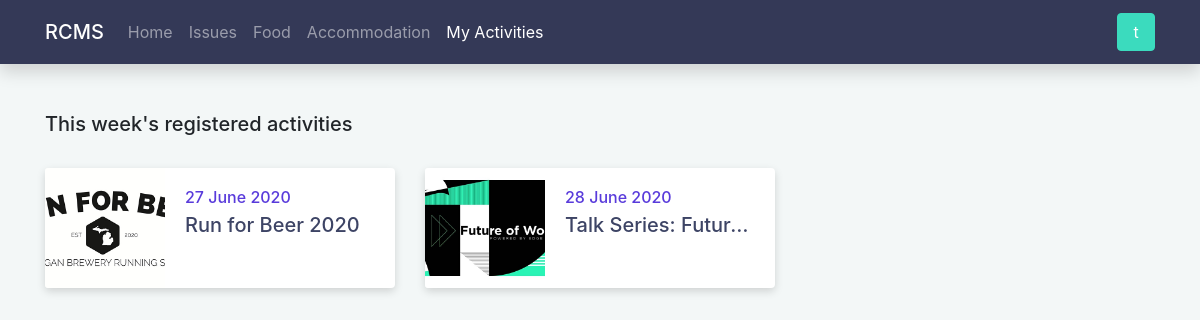
Screenshot of /my-activities (signed in) with the database file from the repository.
### tables this page shows
CREATE TABLE user_activity
(
    user_id     INTEGER UNSIGNED NOT NULL,
    activity_id INTEGER UNSIGNED NOT NULL,
    PRIMARY KEY (user_id, activity_id),
    FOREIGN KEY (user_id) REFERENCES student (id) ON DELETE CASCADE ON UPDATE CASCADE,
    FOREIGN KEY (activity_id) REFERENCES activity (id) ON DELETE CASCADE ON UPDATE CASCADE
);

CREATE TABLE activity
(
    id            INTEGER UNSIGNED AUTO_INCREMENT PRIMARY KEY,
    name          VARCHAR(200)  NOT NULL,
    img           VARCHAR(2083) NOT NULL,
    venue         VARCHAR(200)  NOT NULL,
    description   VARCHAR(5000) NOT NULL,
    activity_date DATETIME      NOT NULL
);

### src/models/Database.php (called while the page is built, shortened)
<?php
class Database
{
    private ?PDO $connection;
    private string $dbname;
    private string $username;
    private string $password;
    private string $host;
    private string $port;
    private string $charset;
    public function __construct(string $dbname, string $username, string $password, string $host = 'localhost', string $port = '3306', string $charset = 'utf8mb4')
    {
        $this->dbname = $dbname;
        $this->username = $username;
        $this->password = $password;
        $this->host = $host;
        $this->port = $port;
        $this->charset = $charset;
    }
    public function getConnection(): PDO
    {
        if (!isset($this->connection)) {
            $dsn = "mysql:dbname=$this->dbname;host=$this->host;port=$this->port;charset=$this->charset";
            $options = [
                PDO::ATTR_DEFAULT_FETCH_MODE => PDO::FETCH_ASSOC,
                PDO::ATTR_ERRMODE => PDO::ERRMODE_EXCEPTION,
                PDO::ATTR_EMULATE_PREPARES => false,
                PDO::MYSQL_ATTR_FOUND_ROWS => true,
            ];
            try {
                $this->connection = new PDO($dsn, $this->username, $this->password, $options);
            } catch (PDOException $e) {
                throw $e;
            }
        }
        return $this->connection;
    }
}

### src/models/UserActivityModel.php (called while the page is built, shortened)
<?php
class UserActivityModel
{
    private PDO $connection;
    public function __construct(PDO $connection)
    {
        $this->connection = $connection;
    }
    public function getUserAllActivity(string $id): array
    {
        try {
            $stmt = $this->connection->prepare('SELECT activity_id, img, name, activity_date FROM user_activity INNER JOIN activity ON user_activity.activity_id = activity.id WHERE user_activity.user_id = ? ORDER BY activity_date');
            $stmt->execute([$id]);
            $data = $stmt->fetchAll();
            return $data;
        } catch (PDOException $exception) {
            error_log('UserActivityModel: getUserAllActivity: ' . $exception->getMessage() . 'id: ' . $id);
            throw $exception;
        }
    }
}

### src/modules/activity/my-activities.php (the view, shortened to what this page needs)
<?php
include '../src/templates/header.php';
include '../src/templates/navbar.php';
include '../src/models/UserActivityModel.php';
if (isset($_SESSION['user_id'])) {
    $db = new Database(DATABASE_NAME, DATABASE_USERNAME, DATABASE_PASSWORD);
    $server_err = false;
    $no_activities_registered = false;
    try {
        $user_activity_model = new UserActivityModel($db->getConnection());
        $all_activities = $user_activity_model->getUserAllActivity($_SESSION['user_id']);
    } catch (PDOException $exception) {
        $server_err = true;
    }
    if (!empty($all_activities)) {
        $this_week = [];
        $next_monday = date('Y-m-d', strtotime('next Monday'));
        foreach ($all_activities as $key => $value) {
            if ($value['activity_date'] < $next_monday) {
                $this_week[$key] = $value;
            }
        }
    } else {
        $no_activities_registered = true;
    }
}
?>
<main class="container">
    <?php if (isset($_SESSION['user_id'])) : ?>
        <?php if (!$server_err) : ?>
            <?php if (!$no_activities_registered): ?>
                <h5 class="mt-4">This week's registered activities</h5>
                <?php if (!empty($this_week)): ?>
                    <div class="row">
                        <?php foreach ($this_week as $activity) : ?>
                            <div class="col-lg-4">
                                <div class="card raised-card flex-row mt-4">
                                    <img class="card-img-left" src="<?= $activity['img'] ?>">
                                    <div class="card-body details-sm">
                                        <h6 class="card-title text-truncate text-primary-purple "><?= date("d F Y ", strtotime($activity['activity_date'])) ?></h6>
                                        <h5 class="card-subtitle text-truncate text-primary"><?= $activity['name'] ?></h5>
                                    </div>
                                </div>
                            </div>
                        <?php endforeach; ?>
                    </div>
                <?php else: ?>
                    <div>
                        <p class="my-5">You don't have upcoming activities for this week.</p>
                    </div>
                <?php endif; ?>
            <?php endif; ?>
        <?php else: include '../src/templates/server_err.php'; endif; ?>
    <?php else : include '../src/templates/acc_req.php'; endif; ?>
</main>
<?php include '../src/templates/footer.php' ?>

### public/assets/css/custom.css (style rules this page uses)
:root { --background: #F3F7F7; --primary: #593BDB; --primary-dark: #5035C5; --secondary: #3BDBBE; --secondary-dark: #35C5AB; --danger: #FA5C7C; --danger-dark: #E15370; --navbar: #343957; --text-primary: #3D4465; --text-secondary: #6E707E; }
body { background-color: var(--background); }
main { padding-top: 5.5rem; padding-bottom: 3rem; position: relative; }
.card-img-left { object-fit: cover; height: 120px; width: 120px; border-top-left-radius: calc(0.25rem - 1px); border-bottom-left-radius: calc(0.25rem - 1px); }
.card { border: 0; transition: 0.3s; box-shadow: 0 0.2rem 0.5rem rgba(0, 0, 0, 0.15); }
.details-sm { height: 90px; overflow-y: hidden; }
.text-primary { color: var(--text-primary) !important; }
.text-primary-purple { color: var(--primary) !important; }

### rows the page displays
user_activity: activity.img (picture), activity.activity_date "27 June 2020", activity.name "Run for Beer 2020"
user_activity: activity.img (picture), activity.activity_date "28 June 2020", activity.name "Talk Series: Futur…"

### other values shown
$_SESSION['username'][0] "t"
